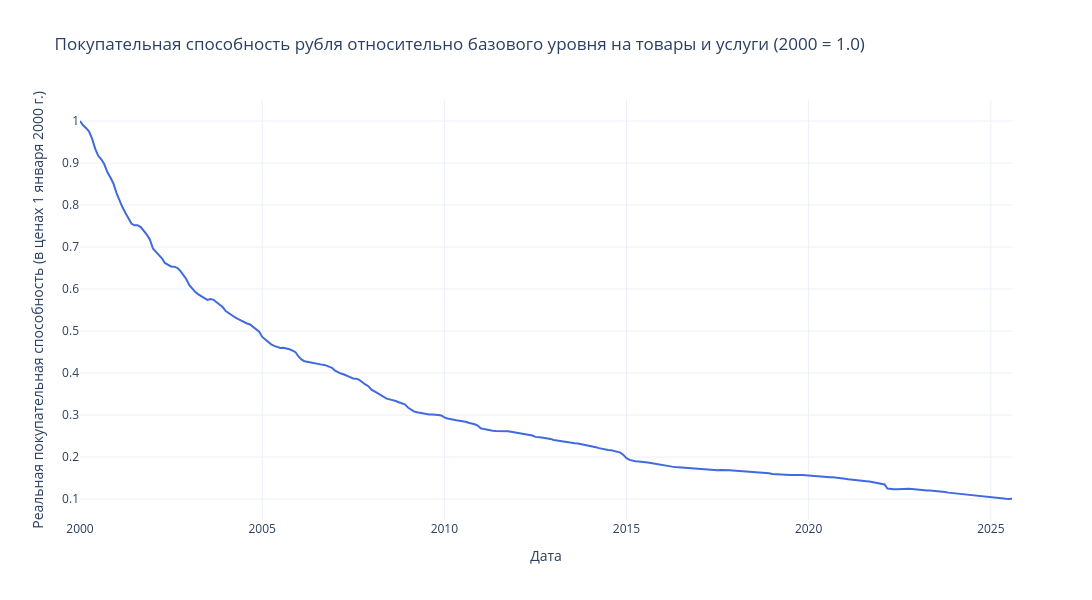

Notebook code cell kept with this figure:
### Code cell
plot_2d(
    x=df_melted['date'],
    y=df_melted['real_ruble'],
    xlabel="Дата",
    ylabel="Реальная покупательная способность (в ценах 1 января 2000 г.)",
    title="Покупательная способность рубля относительно базового уровня на товары и услуги (2000 = 1.0)"
)

### Figure 1 — Plotly figure (JSON) as saved in the notebook; plotly's stock layout.template omitted (floating-point values rounded to 4 significant figures; data arrays with more than 128 entries replaced by an {"elided": "..."} marker saying what was removed)
{"data": [{"hovertemplate": "Дата: %{x}<br>Значение: %{y:.4f} <extra></extra>", "line": {"color": "royalblue", "width": 2}, "mode": "lines", "x": {"elided": "308 str values"}, "y": {"elided": "308 float values"}, "type": "scatter"}], "layout": {"title": {"text": "Покупательная способность рубля относительно базового уровня на товары и услуги (2000 = 1.0)"}, "xaxis": {"title": {"text": "Дата"}}, "yaxis": {"title": {"text": "Реальная покупательная способность (в ценах 1 января 2000 г.)"}}, "hovermode": "x unified", "width": 1100, "height": 600}}
